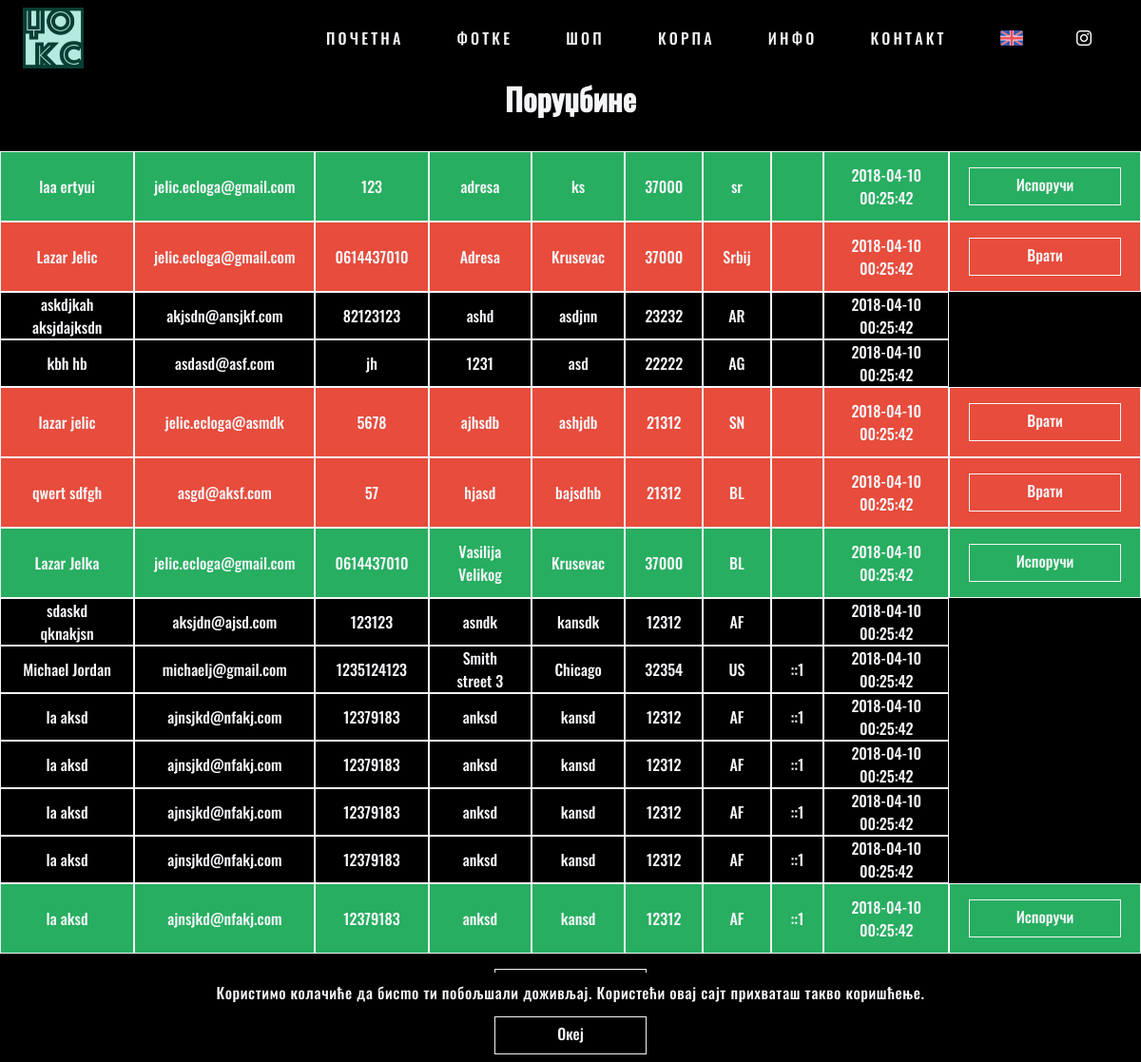
The app's page /pages/manage?type=2 (signed in), older data.
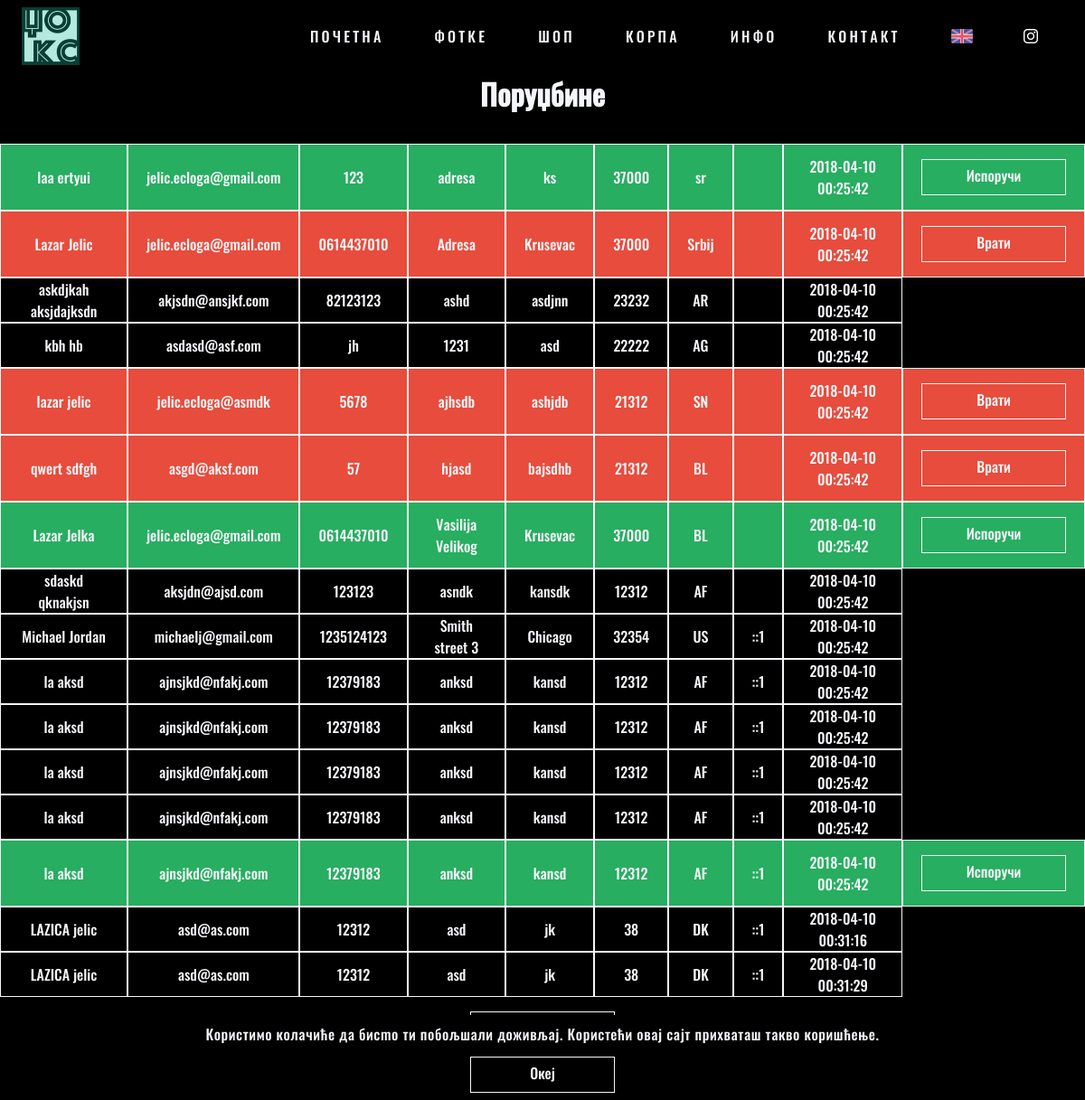
The same page, newer data.
### tables this page shows
CREATE TABLE `purchases` (
  `id` int(11) NOT NULL,
  `hash` varchar(32) NOT NULL,
  `date_submitted` timestamp NOT NULL DEFAULT CURRENT_TIMESTAMP ON UPDATE CURRENT_TIMESTAMP,
  `first_name` varchar(30) NOT NULL,
  `last_name` varchar(30) NOT NULL,
  `email` varchar(30) NOT NULL,
  `phone` varchar(20) NOT NULL,
  `address` varchar(30) NOT NULL,
  `zip` varchar(5) NOT NULL,
  `city` varchar(30) NOT NULL,
  `country` varchar(5) NOT NULL,
  `method` int(11) NOT NULL,
  `ip` varchar(20) NOT NULL,
  `confirmed` tinyint(1) NOT NULL DEFAULT '0',
  `shipped` tinyint(1) NOT NULL DEFAULT '0',
  `subscribed` tinyint(1) NOT NULL DEFAULT '1'
);

### ui/head_content.php (called while the page is built, shortened)
<?php
    require("../ui/link.php");
?>

### logic/config.php (called while the page is built, shortened)
<?php
	require("../logic/functions.php");
	$page = basename($_SERVER["SCRIPT_FILENAME"], '.php');
	$store_instagram = "dzoks_official";
    require("../logic/get_lang.php");
?>

### logic/get_lang.php (called while the page is built, shortened)
<?php
    $lang_found = false;
    if(!$lang_found) {
        $lang = "rs";
    }
?>

### logic/functions.php (called while the page is built, shortened)
<?php
    function strip($var) {
		return mysqli_real_escape_string($GLOBALS['connect'], htmlspecialchars(strip_tags(trim($var))));
    }
	function is_authorized($required, $connect) {
		$username = $_SESSION['username'];
		$cmd = "SELECT level FROM admins WHERE username='$username'";
		$level = mysqli_fetch_array(mysqli_query($connect, $cmd))[0];
		return $level >= $required;
	}
?>

### ui/manage_orders.php (the view)
<h1><?php echo $string["manage"]["orders"]; ?></h1>
<table>
	<?php
		$cmd = "SELECT * FROM purchases";
		$result = mysqli_query($connect, $cmd);
		while($row = mysqli_fetch_array($result)) {
			if($row['confirmed'] == 1 && $row['shipped'] == 1)  {
				echo '<tr class="red">';
			}else if($row['confirmed'] == 1 && $row['shipped'] == 0)  {
				echo '<tr class="green">';
			}else {
				echo '<tr>';
			}
			echo '<td>' . $row['first_name'] . ' ' . $row['last_name'] . '</td>';
			echo '<td>' . $row['email'] . '</td>';
			echo '<td>' . $row['phone'] . '</td>';
			echo '<td>' . $row['address'] . '</td>';
			echo '<td>' . $row['city'] . '</td>';
			echo '<td>' . $row['zip'] . '</td>';
			echo '<td>' . $row['country'] . '</td>';
			echo '<td>' . $row['ip'] . '</td>';
			echo '<td>' . $row['date_submitted'] . '</td>';
			if($row['confirmed'] == 1 && $row['shipped'] == 1)  {
				echo '<td><a class="button" href="../actions/order_ship.php?shipped=0&id=' . $row['id'] .'">' . $string['manage']['unship'] . '</a></td>';
			}else if($row['confirmed'] == 1 && $row['shipped'] == 0)  {
				echo '<td><a class="button" href="../actions/order_ship.php?shipped=1&id=' . $row['id'] .'">' . $string['manage']['ship'] . '</a></td>';
			}
			echo '</tr>';
		}
	?>
</table>

### pages/manage.php (shortened to what this page needs)
<?php
	require("../logic/config.php");
?>
<html>
    <head>
        <?php require("../ui/head_content.php"); ?>
		<link rel="stylesheet" href="../css/manage.css">
    </head>
    <body>
        <?php require("../ui/header.php"); ?>
            <div class="main">
			<?php
				if(isset($_GET['type'])) {
					$type = strip($_GET['type']);
					$levels = [2, 2, 1, 2, 2, 3, 2, 1, 2];
					if($type >= 0 && $type < count($levels)) {
						if(is_authorized($levels[$type], $connect, $string)) {
							switch($type) {
								case 2:
									require("../ui/manage_orders.php");
									break;
							}
						}else {
							echo '<h1>' . $string["status"]["notAuthorized"] . '</h1>';
						}
					}else {
						echo '<h1>' . $string["status"]["noItems"] . '</h1>';
					}
					echo '<a class="button center" href="../pages/manage">' . $string['manage']['back'] . '</a>';
				}
			?>
			</div>
		<?php require("../ui/footer.php"); ?>
    </body>
</html>

### ui/link.php (shortened to what this page needs)
<link rel="stylesheet" href="../css/main.css">
<link rel="stylesheet" href="../css/header.css">
<link rel="stylesheet" href="../css/footer.css">
<link rel="stylesheet" href="../css/shake.css">

### ui/header.php
<header>
    <div id="wrap">
        <a href="home.php" class="shake shake-basic shake-constant">
			<img id="logo-small" src="../img/logo.png"/>
			<div class="tint"></div>
		</a>
        <nav id="nav">
            <ul>
                <?php
                    $items = ["home", "gallery", "shop", "cart", "info", "contact"];
                    foreach($items as $item) {
                        echo '<li><a href="../pages/' . $item .'" class="';
						echo 'shake shake-basic shake-hover';
                        if(strcmp($item, $page) == 0) {
                        	echo ' selected';
                        }
                        echo '">' . $string["header"][$item] . '</a></li>';
                    }
                ?>
                    <li>
                        <?php
                            if(strcmp($lang, "en") == 0) {
                                echo '<a href="../logic/set_lang.php?lang=rs&page=' . $page . '"><img class="header-icon" src="../img/rs.png" /></a>';
                            }else if(strcmp($lang, "rs") == 0) {
                                echo '<a href="../logic/set_lang.php?lang=en&page=' . $page . '"><img class="header-icon" src="../img/en.png" /></a>';
                            }
                        ?>
                    </li>
                    <li>
                        <a href="https://www.instagram.com/<?php echo $store_instagram; ?>/">
                            <img class="header-icon" src="../img/instagram.png">
                        </a>
                    </li>
            </ul>
        </nav>
    </div>
</header>
<?php
	if(isset($_SESSION['error'])) {
		echo '<div class="status status-error"><p>' . $_SESSION['error'] . '</p></div>';
		unset($_SESSION['error']);
	}else if(isset($_SESSION['success'])) {
		echo '<div class="status status-success"><p>' . $_SESSION['success'] . '</p></div>';
		unset($_SESSION['success']);
	}else if(isset($_SESSION['order'])) {
		echo '<div class="status status-order">';
		echo '<p>' . $_SESSION['order'] . '</p>';
		echo '<img src="../img/ordered.gif" />';
		echo '</div>';
		unset($_SESSION['order']);
	}else if(!isset($_SESSION['cookies_accepted'])) {
		echo '<div class="status status-alert">';
		echo '<p>' . $string['status']['cookiesAlert'] . '</p>';
		echo '<a class="button center" id="acceptCookies">' . $string['header']['ok'] . '</a>';
		echo '</div>';
	}
?>

### ui/footer.php (shortened to what this page needs)
<footer>
    <?php echo '<p>&copy; ' . date("Y") . ' ' . $store_name .'</p>'; ?>
	<div class="sponsors">
		<a href="http://ecloga.org"><img src="../img/ecloga.png"></a>
	</div>
</footer>

### css/main.css (style rules this page uses)
:root { --color-dark: #000; --color-light: #f5f6fa; }
*, *:after, *:before { margin: 0; padding: 0; -webkit-box-sizing: border-box; -moz-box-sizing: border-box; box-sizing: border-box; }
body, html { width: 100%; max-height: 100% !important; padding: 0; margin: 0; background-color: var(--color-dark); color: var(--color-light); }
body, input, textarea, select { font-family: 'Oswald', sans-serif; }
p { font-size: 1em; line-height: 26px; font-weight: 300; letter-spacing: 0.6px; }
a { color: var(--color-light); outline: none; text-decoration: none !important; transition: 500ms ease; -moz-transition: 500ms ease; -webkit-transition: 500ms ease; -ms-transition: 500ms ease; -o-transition: 500ms ease; border-bottom: 0; padding-bottom: 0.3em; }
.main { width: 100%; min-height: calc(100% - 8.5em); text-align: justify; margin-top: 5em; }
h1 { font-size: 2em; text-align: center; margin-top: 1em; margin-bottom: 1em; }
.button { float: right; text-align: center; display: block; width: 10em; height: 2.5em; line-height: 2.2em; color: var(--color-light); border: 1px solid var(--color-light); background-color: transparent; padding : 0 !important; transition: 500ms ease; -moz-transition: 500ms ease; -webkit-transition: 500ms ease; -ms-transition: 500ms ease; -o-transition: 500ms ease; }
.center, .center-both { float: none; margin: 0 auto; text-align: center; }

### css/header.css (style rules this page uses)
header, .status { position: fixed; width: 100%; height: 5em; z-index: 100; top: 0; margin: 0; padding: 0 1.5em; }
header { background-color: transparent; -webkit-transition: all 0.5s ease; -moz-transition: all 0.5s ease; -o-transition: all 0.5s ease; transition: all 0.5s ease; }
.status { position: fixed; top: auto; bottom: 0; height: auto; text-align: center; }
.status-alert { background: var(--color-dark); }
.status p { padding-top: 0.5em; padding-bottom: 0.75em; font-size: 1em; margin: 0; }
.status .button { margin-bottom: 0.5em; }
#nav { float: right; }
#nav ul li a { display: block; letter-spacing: 0.2em; text-transform: uppercase; border-bottom: 0; padding-bottom: 0; }
#nav ul li { margin: 1.75em; float: left; list-style: none; }
#logo-small, .tint { display: block; width: 4em; height: 4em; margin: 0.5em auto; float: left; position: absolute; }
.header-icon { height: 1em; margin-top: 0.25em; }
.status { opacity: 0; -moz-transition: 500ms ease-in-out; -webkit-transition: 500ms ease-in-out; -ms-transition: 500ms ease-in-out; -o-transition: 500ms ease-in-out; }
.status.open { opacity: 1; }

### css/footer.css (style rules this page uses)
footer { width: 100%; padding-top: 0.5em; height: 3.5em; float: right; background-color: rgba(0, 0, 0, 0.63); }
footer p { position: relative; float: left; left: 0.5em; margin-top: 0.5em; font-size: 1em; }
.sponsors { position: relative; float: right; }
.sponsors a { right: 0.5em; }

### css/shake.css (style rules this page uses)
.shake,.shake-little,.shake-slow,.shake-hard,.shake-horizontal,.shake-vertical,.shake-rotate,.shake-opacity,.shake-crazy,.shake-chunk { display:inline-block;transform-origin:center center }
.shake:hover,.shake-trigger:hover .shake,.shake.shake-freeze,.shake.shake-constant { animation-name:shake;animation-duration:100ms;animation-timing-function:ease-in-out;animation-iteration-count:infinite }

### css/manage.css (style rules this page uses)
table { width: auto; margin: 0 auto; border-collapse: separate; border-spacing: 0; margin-bottom: 1em; }
td { padding: 0 20px; height: 45px; text-align: center; border: 1px solid var(--color-light); }
td > form, td > input, td > select, td > textarea, td > .button { margin: 1em auto; }
.red { background: #e74c3c; }
.green { background: #27ae60; }

Row changes from the older to the newer data that the page shows:
added purchases: first_name "LAZICA", last_name "jelic", email "asd@as.com", phone "12312", address "asd", city "jk", zip "38", country "DK", ip "::1", date_submitted "2018-04-10 00:31:16"
added purchases: first_name "LAZICA", last_name "jelic", email "asd@as.com", phone "12312", address "asd", city "jk", zip "38", country "DK", ip "::1", date_submitted "2018-04-10 00:31:29"
